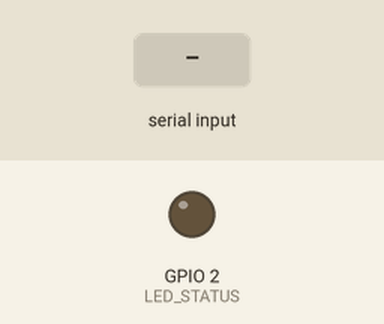
This sketch was run on a simulated ESP32. On the bench: output pins drawn as LEDs (lit = HIGH). Dashed ring = blinking. The test bench sets the inputs (shaded band). Random numbers use the default seed unless the sketch sets one; nothing arrives over Bluetooth unless stated; what the sketch prints to the serial monitor is not drawn.

Above: at 1.2 s.
1.3 s: "STOP\n" received over the second serial link
2.8 s: "START\n" received over the second serial link
At 4.0 s:
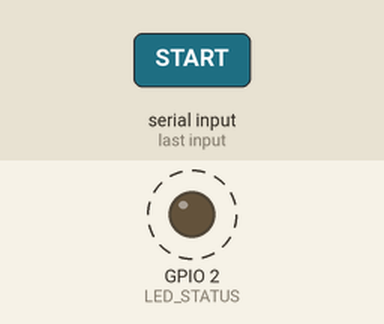
Timing chart, 0 to 11.8 s (numbered marks = the images above; inputs shaded):
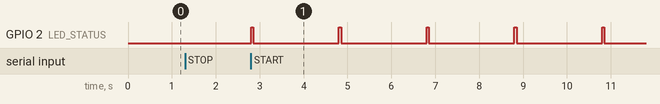

Measured:
- after the input at 1.3 s, every drawn part: stays the same
- after the input at 2.8 s, GPIO 2 (LED_STATUS): alternates HIGH for 0.05 s and LOW for 2.0 s, starting at once

The sketch:

Avaliacao_Projeto_10.ino
```cpp
#include "BluetoothSerial.h"

BluetoothSerial SerialBT;

float temperatura = 25.0;
float pressao = 1013.25;
bool sending = true;


const int LED_STATUS = 2;
const unsigned long INTERVAL = 2000;
unsigned long lastSend = 0;

void setup() {
  Serial.begin(115200);
  pinMode(LED_STATUS, OUTPUT);
  digitalWrite(LED_STATUS, LOW);

  if (!SerialBT.begin("ESP32_Monitor")) {
    Serial.println("⚠️ Erro ao iniciar Bluetooth!");
    while (true);
  }

  Serial.println("🔥 Sistema de Monitoramento iniciado (modo simulado)");
  Serial.println("📡 Bluetooth: ESP32_Monitor pronto para conexão!");
  randomSeed(esp_random());
}

void loop() {
  if (SerialBT.available()) {
    String cmd = SerialBT.readStringUntil('\n');
    cmd.trim();
    if (cmd.equalsIgnoreCase("STOP")) {
      sending = false;
      Serial.println("🛑 Envio pausado via comando remoto");
    }
    if (cmd.equalsIgnoreCase("START")) {
      sending = true;
      Serial.println("▶️ Envio retomado via comando remoto");
    }
  }

  // ----- Envio periódico -----
  if (sending && (millis() - lastSend >= INTERVAL)) {
    lastSend = millis();

    // Simula leitura dos sensores com variação suave
    temperatura += random(-2, 3) * 0.1;
    pressao += random(-2, 3) * 0.1;

    // Mantém valores dentro de faixas realistas
    if (temperatura < 20.0) temperatura = 20.0;
    if (temperatura > 30.0) temperatura = 30.0;
    if (pressao < 1010.0) pressao = 1010.0;
    if (pressao > 1016.0) pressao = 1016.0;

    // Cria mensagem JSON
    String msg = "{\"temp\":" + String(temperatura, 2) + ",\"press\":" + String(pressao, 2) + "}";

    // Envia via Serial e Bluetooth
    Serial.println(msg);
    if (SerialBT.hasClient()) SerialBT.println(msg);


    // Pisca LED indicando envio
    digitalWrite(LED_STATUS, HIGH);
    delay(50);
    digitalWrite(LED_STATUS, LOW);
  }
}
```
